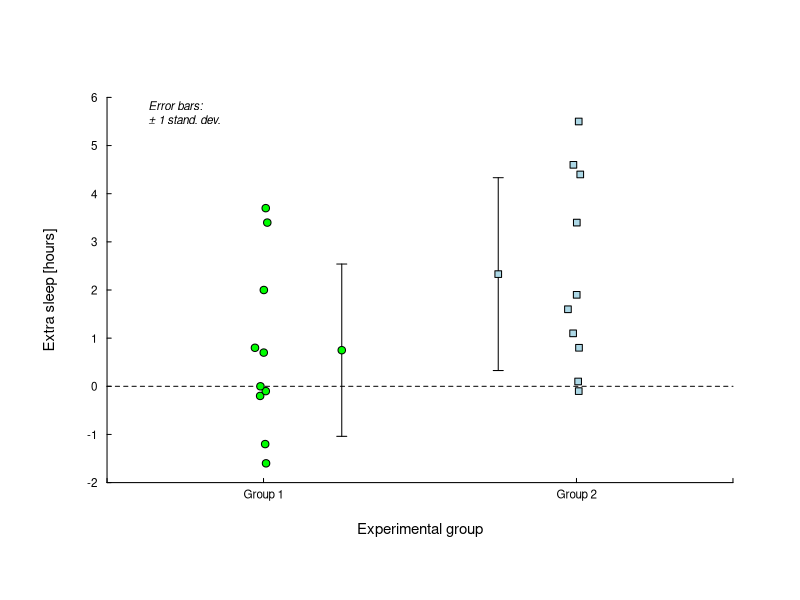
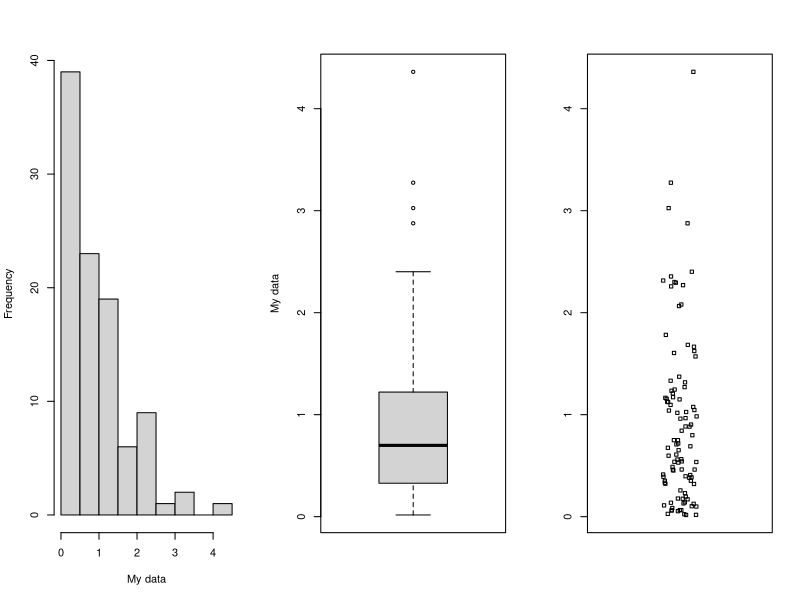
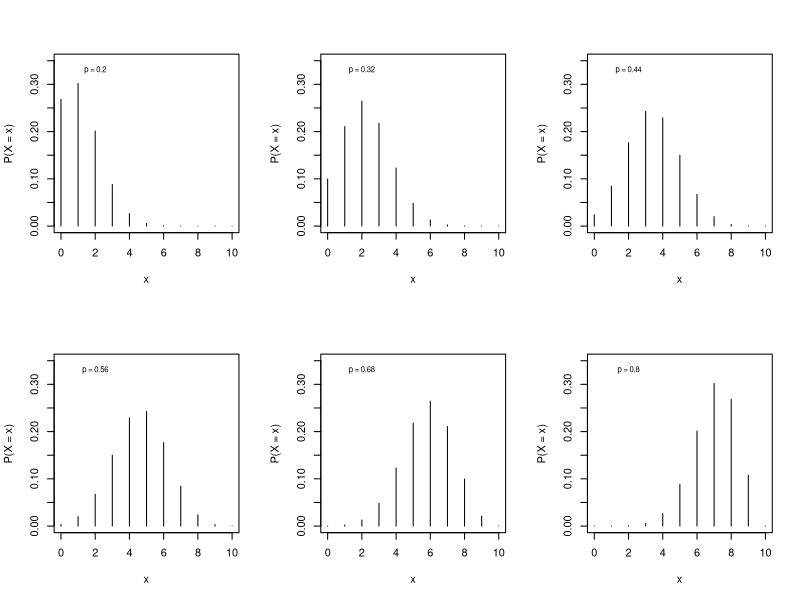
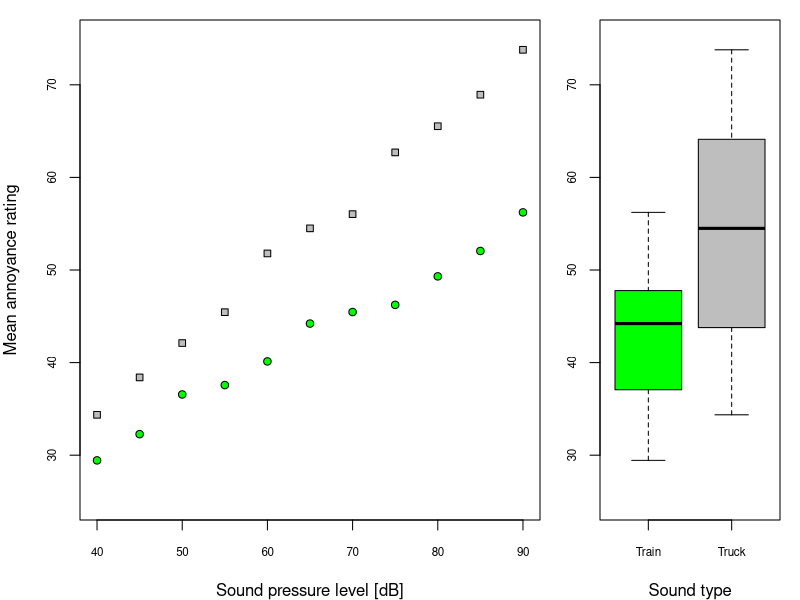
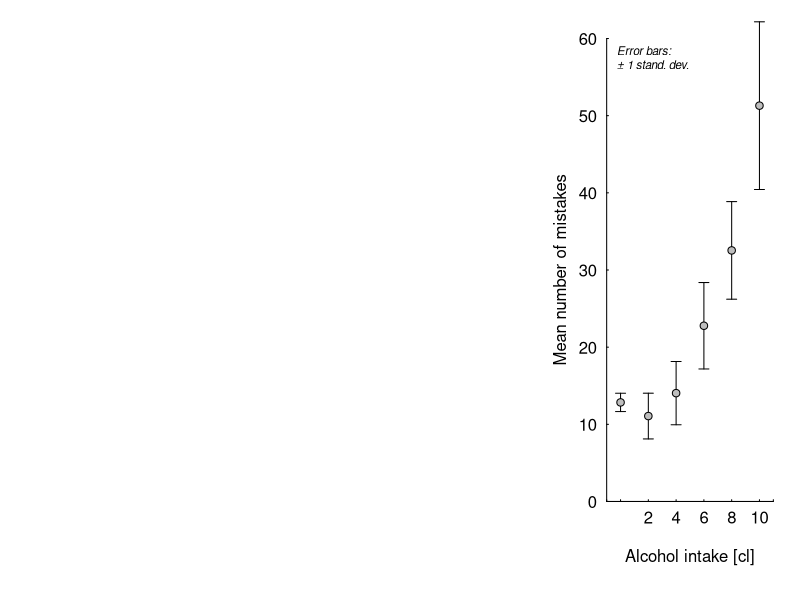
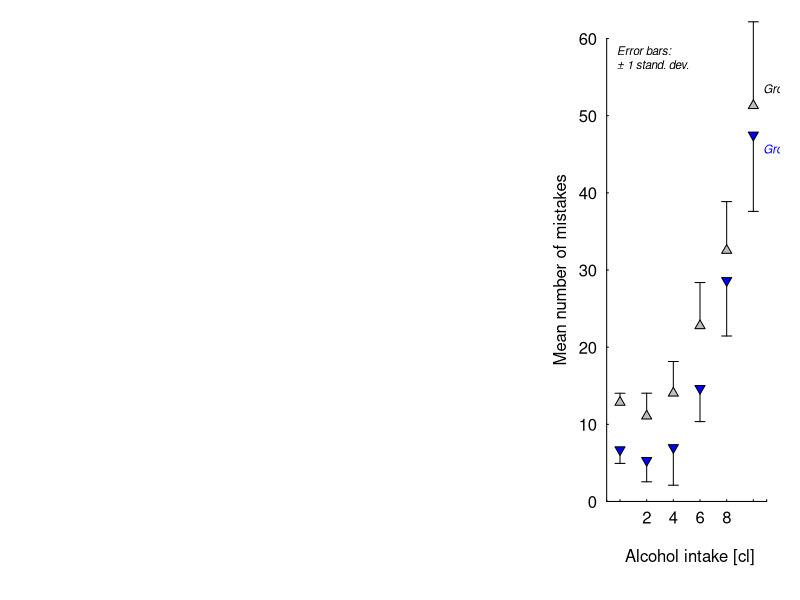
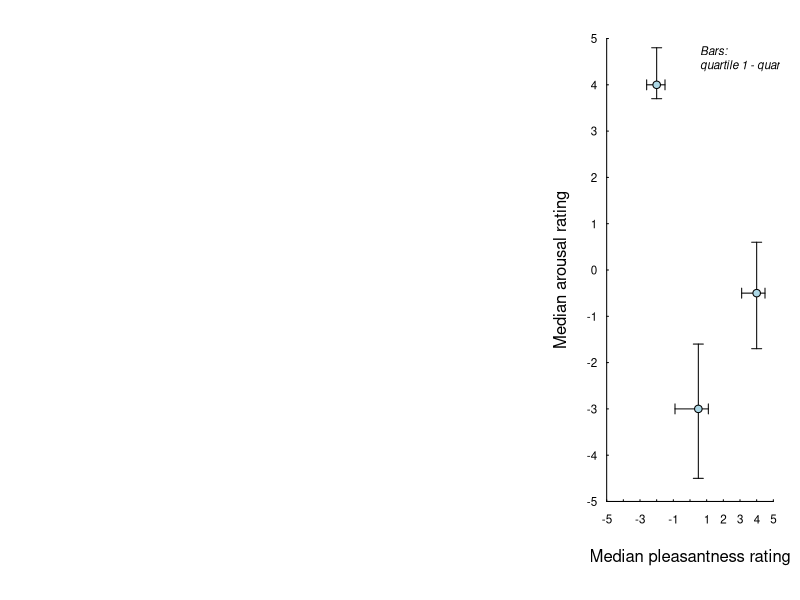

Reproduce these figures in R, in order.
## ---- chunk 1
# THis will allow error messages to be converted to HTML
knitr::opts_chunk$set(error = TRUE)
## ---- chunk 2
# Load data
g2 <- sleep$extra[sleep$group == 2]  # Extra sleep Group 2
g1 <- sleep$extra[sleep$group == 1]  # Extra sleep Group 1

# Create an empty plot
plot(x = NULL, xlim = c(0.5, 2.5), ylim = c(-2, 6), axes = FALSE, ann = FALSE)

# Add line for no effect
lines(x = c(0.5, 2.5), y = c(0, 0), lty = 2)

# Add data points for group 1, slighlty displaced (jittered) along x.
jitter <- rnorm(n = length(g1), mean = 0, sd = 0.02) 
points(x = 1 + jitter, y = g1, pch = 21, bg = 'green')

# Add error bar +/- 1 standard deviation for group 1 (more on error bars below)
arrows(x0 = 1.25, y0 = mean(g1) - sd(g1),
       x1 = 1.25, y1 = mean(g1) + sd(g1), 
       length = 0.05, angle = 90, code = 3)

# Add mean value for group 1
points(x = 1.25, y = mean(g1), pch = 21, bg = 'green')

# Add data points for group 2
points(x = 2 + jitter, y = g2, pch = 22, bg = 'lightblue')

# Add error bar +/- 1 standard deviation for group 2
arrows(x0 = 1.75, y0 = mean(g2) - sd(g2),
       x1 = 1.75, y1 = mean(g2) + sd(g2), 
       length = 0.05, angle = 90, code = 3)

# Add mean value for group 2
points(x = 1.75, y = mean(g2), pch = 22, bg = 'lightblue')

# Add x-axis
axis(side = 1, at = c(0.5, 1, 2, 2.5), labels = c('', 'Group 1', 'Group 2', ''), 
     tck = 0.01, pos = -2, cex.axis = 0.7, mgp = c(3, 0, 0))

# Add y-axis
axis(side = 2, at = seq(-2, 6), labels = seq(-2, 6), 
     tck = 0.01, pos = 0.5,  cex.axis = 0.7, mgp = c(3, 0.5, 0), las = 1)

# Add x-axis text
mtext(text = "Experimental group", side = 1, line = 1, cex = 0.9)

# Add y-axis text
mtext(text = "Extra sleep [hours]", side = 2, line = 1.2, cex = 0.9)

# Add info on error bars (new line: \n   plus-minus sign:   \u00B1)
text(x = 0.6, y = 5.6, labels = "Error bars:\n\u00B1 1 stand. dev.", 
     cex = 0.7, font = 3, pos = 4)
## ---- chunk 3
par(mfrow=c(1, 3))
my_data <- rexp(n = 100)
hist(x = my_data, main = '', xlab = 'My data')
boxplot(x = my_data, ylab = 'My data')
stripchart(x = my_data, vertical = TRUE, method = 'jitter')
## ---- chunk 4
plot_binom <- function(p, n = 10) {
  # Function that plots the binomial distribution
  plot(x = 0:10, y = dbinom(x = seq(0:n), size = n, prob = p), 
       type = 'h', ylim = c(0, 0.35), 
       xlab = 'x', ylab = 'P(X = x)')
  text(x = 2, y = 0.33, labels = paste('p =', p), cex = 0.7)
}

# Sets default to put succesive plots in a 2x3 grid
par(mfrow=c(2, 3))

# Arguments for plot_binom()
p <- c(0.2, 0.32, 0.44, 0.56, 0.68, 0.80)  

# Applies plot_binom() separately to each element of p
myplots <- lapply(p, plot_binom)

# This restores the default
par(mfrow = c(1, 1))
## ---- chunk 5
# Create some random data
set.seed(123)
sound_level <- seq(from = 40, to = 90, by = 5)
annoyance_train <- 10 + sound_level * 0.5 + rnorm(length(sound_level))
annoyance_truck <- 2 + sound_level * 0.8 + rnorm(length(sound_level))

# Plot a scattergram to the left (to cover 70 % of the plotting area)
par(fig = c(0, 0.7, 0, 1),  # Define plotting area
    mar = c(4,4,1,1))  # Set margins of subplot (explained below)
plot(x = sound_level, y = annoyance_train, ylim = c(25, 75), pch = 21, bg = 'green',
     xlab = 'Sound pressure level [dB]', ylab = 'Mean annoyance rating', cex.axis = 0.7)
points(x = sound_level, y = annoyance_truck, ylim = c(25, 75), pch = 22, bg = 'grey')

# A boxplot to the right, covering the remaing 30 % of the plotting area
par(fig = c(0.7, 1, 0, 1),   
    mar = c(4, 2, 1, 1), new = TRUE)  # new = TRUE adds it to the active plot 
boxplot(annoyance_train, annoyance_truck, ylim = c(25, 75),  col = c('green', 'grey'), 
        xlab = 'Sound type', names = c('Train', 'Truck'), cex.axis = 0.7)
## ---- chunk 6
# Simulate some data
set.seed(123)
alcohol <- rep(x = seq(from = 0, to = 10, by = 2), times = 20)
mistakes <- 10 + 0.4 * alcohol + 0.6 * (alcohol - 2)^2 +
            rnorm(n = length(alcohol), mean = 0, sd = 0.8 * (alcohol + 2))
alc_levels <- unique(alcohol)
m_mistakes <- tapply(mistakes, list(alcohol), mean)
sd_mistakes <- tapply(mistakes, list(alcohol), sd)

# Plot scattergram with means +/- 1 sd
plot(x = NULL, xlim = c(-1, 11), ylim = c(0, 60), axes = FALSE, ann = FALSE)
arrows(x0 = alc_levels, y0 = m_mistakes - sd_mistakes,
       x1 = alc_levels, y1 = m_mistakes + sd_mistakes,
       length = 0.05, angle = 90, code = 3)  # See help(arrows) for details
points(x = alc_levels, y = m_mistakes, pch = 21, bg = 'grey')

# Add axes etc.
axis(side = 1, at = c(-1, alc_levels, 11), labels = c('', alc_levels, ''),
     pos = 0, tck = 0.01, mgp = c(3, 0.3, 0))
axis(side = 2, las = 1, tck = 0.01, pos = -1, mgp = c(3, 0.5, 0))
mtext(side = 1, text = 'Alcohol intake [cl]', line = 1.3)
mtext(side = 2, text = 'Mean number of mistakes', line = 1.5)
text(x = -1, y = 57, labels = "Error bars:\n\u00B1 1 stand. dev.", 
     cex = 0.7, font = 3, pos = 4)
## ---- chunk 7
set.seed(321)
mistakes_g2 <- 4 + 0.4 * alcohol + 0.6 * (alcohol - 2)^2 +
            rnorm(n = length(alcohol), mean = 0, sd = 0.8 * (alcohol + 2))
m_mistakes_g2 <- tapply(mistakes_g2, list(alcohol), mean)
sd_mistakes_g2 <- tapply(mistakes_g2, list(alcohol), sd)

# Plot scattergram with means +/- 1 sd
plot(x = NULL, xlim = c(-1, 11.5), ylim = c(0, 60), axes = FALSE, ann = FALSE)

# Data group 1
arrows(x0 = alc_levels, y0 = m_mistakes,
       x1 = alc_levels, y1 = m_mistakes + sd_mistakes,
       length = 0.05, angle = 90, code = 2)  # See help(arrows) for details
points(x = alc_levels, y = m_mistakes, pch = 24, bg = 'grey')

# Data group 2 
arrows(x0 = alc_levels, y0 = m_mistakes_g2 - sd_mistakes_g2,
       x1 = alc_levels, y1 = m_mistakes_g2,
       length = 0.05, angle = 90, code = 1)  # See help(arrows) for details
points(x = alc_levels, y = m_mistakes_g2, pch = 25, bg = 'blue')

# Add axes etc.
axis(side = 1, at = c(-1, alc_levels, 11), labels = c('', alc_levels, ''),
     pos = 0, tck = 0.01, mgp = c(3, 0.3, 0))
axis(side = 2, las = 1, tck = 0.01, pos = -1, mgp = c(3, 0.5, 0))
mtext(side = 1, text = 'Alcohol intake [cl]', line = 1.3)
mtext(side = 2, text = 'Mean number of mistakes', line = 1.5)
text(x = -1, y = 57, labels = "Error bars:\n\u00B1 1 stand. dev.", 
     cex = 0.7, font = 3, pos = 4)
text(x = 10, y = max(m_mistakes) + 2, labels = 'Group 1', col = 'black', 
     cex = 0.7, font = 3, pos = 4)
text(x = 10, y = max(m_mistakes_g2) - 2, labels = 'Group 2', col = 'blue', 
     cex = 0.7, font = 3, pos = 4)
## ---- chunk 8
# Make up some data
valence_mdn <- c(-2.0,  0.5,  4.0)
valence_q1  <- c(-2.6, -0.9,  3.1) 
valence_q3  <- c(-1.5,  1.1,  4.5)
arousal_mdn <- c( 4.0, -3.0, -0.5)
arousal_q1  <- c( 3.7, -4.5, -1.7) 
arousal_q3  <- c( 4.8, -1.6,  0.6)

# Empty scattergram
plot(x = NULL, xlim = c(-5, 5), ylim = c(-5, 5), axes = FALSE, ann = FALSE)

# Bars along x-axis: quartile 1 --- quartile 3
arrows(x0 = valence_q1, y0 = arousal_mdn,
       x1 = valence_q3, y1 = arousal_mdn,
       length = 0.05, angle = 90, code = 3)  # See help(arrows) for details
# Bars along y-axis: quartile 1 --- quartile 3
arrows(x0 = valence_mdn, y0 = arousal_q1,
       x1 = valence_mdn, y1 = arousal_q3,
       length = 0.05, angle = 90, code = 3)  # See help(arrows) for details
# Add median values
points(x = valence_mdn, y = arousal_mdn, pch = 21, bg = 'lightblue')

# Add axes etc.
axis(side = 1, pos = -5, at = seq(-5, 5), tck = 0.01, 
     cex.axis = 0.7, mgp = c(3, 0.3, 0))
axis(side = 2, pos = -5, at = seq(-5, 5), tck = 0.01, 
     cex.axis = 0.7, mgp = c(3, 0.5, 0), las = 1)
mtext(side = 1, text = 'Median pleasantness rating', line = 1.3)
mtext(side = 2, text = 'Median arousal rating', line = 1.5)
text(x = -0, y = 4.5, labels = "Bars:\nquartile 1 - quartile 3", 
     cex = 0.7, font = 3, pos = 4)
